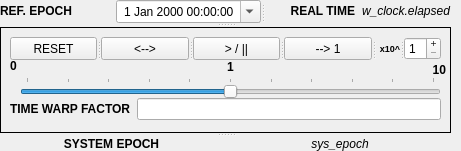
   <widget class="QWidget" name="wid_TimeWarpCtrl" native="true">
    <property name="geometry">
     <rect>
      <x>0</x>
      <y>380</y>
      <width>461</width>
      <height>151</height>
     </rect>
    </property>
    <property name="sizePolicy">
     <sizepolicy hsizetype="Maximum" vsizetype="Preferred">
      <horstretch>1</horstretch>
      <verstretch>0</verstretch>
     </sizepolicy>
    </property>
    <widget class="QSplitter" name="spl_time_warp">
     <property name="geometry">
      <rect>
       <x>0</x>
       <y>0</y>
       <width>451</width>
       <height>151</height>
      </rect>
     </property>
     <property name="orientation">
      <enum>Qt::Vertical</enum>
     </property>
     <widget class="QSplitter" name="spl_epochs">
      <property name="orientation">
       <enum>Qt::Horizontal</enum>
      </property>
      <widget class="QWidget" name="layoutWidget_4">
       <layout class="QHBoxLayout" name="hlo_ref_epoch">
        <item>
         <widget class="QLabel" name="lf_ref_epoch">
          <property name="text">
           <string>&lt;html&gt;&lt;head/&gt;&lt;body&gt;&lt;p&gt;&lt;span style=&quot; font-weight:600;&quot;&gt;REF. EPOCH&lt;/span&gt;&lt;/p&gt;&lt;/body&gt;&lt;/html&gt;</string>
          </property>
          <property name="alignment">
           <set>Qt::AlignLeading|Qt::AlignLeft|Qt::AlignVCenter</set>
          </property>
          <property name="buddy">
           <cstring>tw_ref_epoch</cstring>
          </property>
         </widget>
        </item>
        <item>
         <widget class="QDateTimeEdit" name="tw_ref_epoch">
          <property name="alignment">
           <set>Qt::AlignCenter</set>
          </property>
          <property name="calendarPopup">
           <bool>true</bool>
          </property>
          <property name="timeSpec">
           <enum>Qt::UTC</enum>
          </property>
         </widget>
        </item>
       </layout>
      </widget>
      <widget class="QWidget" name="layoutWidget_5">
       <layout class="QHBoxLayout" name="hlo_elapsed">
        <item>
         <widget class="QLabel" name="lf_elapsed">
          <property name="text">
           <string>&lt;html&gt;&lt;head/&gt;&lt;body&gt;&lt;p align=&quot;right&quot;&gt;&lt;span style=&quot; font-weight:600;&quot;&gt;REAL TIME&lt;/span&gt;&lt;/p&gt;&lt;/body&gt;&lt;/html&gt;</string>
          </property>
          <property name="alignment">
           <set>Qt::AlignLeading|Qt::AlignLeft|Qt::AlignVCenter</set>
          </property>
         </widget>
        </item>
        <item>
         <widget class="QLabel" name="tw_elapsed">
          <property name="text">
           <string>&lt;html&gt;&lt;head/&gt;&lt;body&gt;&lt;p&gt;&lt;span style=&quot; font-style:italic;&quot;&gt;w_clock.elapsed&lt;/span&gt;&lt;/p&gt;&lt;/body&gt;&lt;/html&gt;</string>
          </property>
          <property name="alignment">
           <set>Qt::AlignCenter</set>
          </property>
         </widget>
        </item>
       </layout>
      </widget>
     </widget>
     <widget class="QFrame" name="fra_time_warp">
      <property name="sizePolicy">
       <sizepolicy hsizetype="Expanding" vsizetype="Preferred">
        <horstretch>0</horstretch>
        <verstretch>1</verstretch>
       </sizepolicy>
      </property>
      <property name="frameShape">
       <enum>QFrame::Box</enum>
      </property>
      <property name="frameShadow">
       <enum>QFrame::Plain</enum>
      </property>
      <widget class="QSlider" name="tw_mant">
       <property name="geometry">
        <rect>
         <x>20</x>
         <y>50</y>
         <width>421</width>
         <height>21</height>
        </rect>
       </property>
       <property name="sizePolicy">
        <sizepolicy hsizetype="MinimumExpanding" vsizetype="Fixed">
         <horstretch>0</horstretch>
         <verstretch>0</verstretch>
        </sizepolicy>
       </property>
       <property name="minimum">
        <number>-100</number>
       </property>
       <property name="maximum">
        <number>100</number>
       </property>
       <property name="value">
        <number>0</number>
       </property>
       <property name="tracking">
        <bool>true</bool>
       </property>
       <property name="orientation">
        <enum>Qt::Horizontal</enum>
       </property>
       <property name="invertedAppearance">
        <bool>false</bool>
       </property>
       <property name="invertedControls">
        <bool>true</bool>
       </property>
       <property name="tickPosition">
        <enum>QSlider::TicksAbove</enum>
       </property>
       <property name="tickInterval">
        <number>20</number>
       </property>
      </widget>
      <widget class="QLabel" name="lv_tw_mid">
       <property name="geometry">
        <rect>
         <x>220</x>
         <y>30</y>
         <width>21</width>
         <height>20</height>
        </rect>
       </property>
       <property name="text">
        <string>&lt;html&gt;&lt;head/&gt;&lt;body&gt;&lt;p&gt;&lt;span style=&quot; font-weight:600;&quot;&gt;1&lt;/span&gt;&lt;/p&gt;&lt;/body&gt;&lt;/html&gt;</string>
       </property>
       <property name="alignment">
        <set>Qt::AlignCenter</set>
       </property>
      </widget>
      <widget class="QLabel" name="lv_tw_min">
       <property name="geometry">
        <rect>
         <x>10</x>
         <y>30</y>
         <width>16</width>
         <height>16</height>
        </rect>
       </property>
       <property name="text">
        <string>&lt;html&gt;&lt;head/&gt;&lt;body&gt;&lt;p&gt;&lt;span style=&quot; font-weight:600;&quot;&gt;0&lt;/span&gt;&lt;/p&gt;&lt;/body&gt;&lt;/html&gt;</string>
       </property>
       <property name="alignment">
        <set>Qt::AlignBottom|Qt::AlignLeading|Qt::AlignLeft</set>
       </property>
      </widget>
      <widget class="QLabel" name="tw_max">
       <property name="geometry">
        <rect>
         <x>385</x>
         <y>30</y>
         <width>61</width>
         <height>20</height>
        </rect>
       </property>
       <property name="text">
        <string>&lt;html&gt;&lt;head/&gt;&lt;body&gt;&lt;p&gt;&lt;span style=&quot; font-weight:600;&quot;&gt;10&lt;/span&gt;&lt;/p&gt;&lt;/body&gt;&lt;/html&gt;</string>
       </property>
       <property name="alignment">
        <set>Qt::AlignBottom|Qt::AlignRight|Qt::AlignTrailing</set>
       </property>
      </widget>
      <widget class="QSplitter" name="spl_buttons">
       <property name="geometry">
        <rect>
         <x>10</x>
         <y>10</y>
         <width>431</width>
         <height>23</height>
        </rect>
       </property>
       <property name="orientation">
        <enum>Qt::Horizontal</enum>
       </property>
       <widget class="QPushButton" name="twb_stop">
        <property name="sizePolicy">
         <sizepolicy hsizetype="MinimumExpanding" vsizetype="Fixed">
          <horstretch>0</horstretch>
          <verstretch>0</verstretch>
         </sizepolicy>
        </property>
        <property name="text">
         <string>RESET</string>
        </property>
       </widget>
       <widget class="QPushButton" name="twb_reverse">
        <property name="text">
         <string>&lt;--&gt;</string>
        </property>
       </widget>
       <widget class="QPushButton" name="twb_play_pause">
        <property name="text">
         <string>&gt; / ||</string>
        </property>
       </widget>
       <widget class="QPushButton" name="twb_realtime">
        <property name="text">
         <string>--&gt; 1</string>
        </property>
       </widget>
       <widget class="QLabel" name="lf_exp">
        <property name="text">
         <string>&lt;html&gt;&lt;head/&gt;&lt;body&gt;&lt;p&gt;&lt;span style=&quot; font-size:7pt; font-weight:600;&quot;&gt;x10^&lt;/span&gt;&lt;/p&gt;&lt;/body&gt;&lt;/html&gt;</string>
        </property>
        <property name="alignment">
         <set>Qt::AlignRight|Qt::AlignTrailing|Qt::AlignVCenter</set>
        </property>
        <property name="buddy">
         <cstring>twarp_exp</cstring>
        </property>
       </widget>
       <widget class="QSpinBox" name="twarp_exp">
        <property name="buttonSymbols">
         <enum>QAbstractSpinBox::PlusMinus</enum>
        </property>
        <property name="minimum">
         <number>1</number>
        </property>
        <property name="maximum">
         <number>6</number>
        </property>
       </widget>
      </widget>
      <widget class="QWidget" name="layoutWidget">
       <property name="geometry">
        <rect>
         <x>10</x>
         <y>70</y>
         <width>431</width>
         <height>25</height>
        </rect>
       </property>
       <layout class="QHBoxLayout" name="horizontalLayout_8">
        <item>
         <widget class="QLabel" name="lf_time_warp">
          <property name="text">
           <string>&lt;html&gt;&lt;head/&gt;&lt;body&gt;&lt;p&gt;&lt;span style=&quot; font-weight:600;&quot;&gt;TIME WARP FACTOR&lt;/span&gt;&lt;/p&gt;&lt;/body&gt;&lt;/html&gt;</string>
          </property>
          <property name="buddy">
           <cstring>twarp_val</cstring>
          </property>
         </widget>
        </item>
        <item>
         <widget class="QLineEdit" name="twarp_val">
          <property name="alignment">
           <set>Qt::AlignCenter</set>
          </property>
         </widget>
        </item>
       </layout>
      </widget>
     </widget>
     <widget class="QWidget" name="layoutWidget_6">
      <layout class="QHBoxLayout" name="hlo_sys_epoch">
       <item>
        <widget class="QLabel" name="lf_sys_epoch">
         <property name="text">
          <string>&lt;html&gt;&lt;head/&gt;&lt;body&gt;&lt;p&gt;&lt;span style=&quot; font-size:9pt; font-weight:600;&quot;&gt;SYSTEM EPOCH&lt;/span&gt;&lt;/p&gt;&lt;/body&gt;&lt;/html&gt;</string>
         </property>
         <property name="textFormat">
          <enum>Qt::AutoText</enum>
         </property>
         <property name="alignment">
          <set>Qt::AlignCenter</set>
         </property>
        </widget>
       </item>
       <item>
        <widget class="QLabel" name="tw_sys_epoch">
         <property name="text">
          <string>&lt;html&gt;&lt;head/&gt;&lt;body&gt;&lt;p&gt;&lt;span style=&quot; font-style:italic;&quot;&gt;sys_epoch&lt;/span&gt;&lt;/p&gt;&lt;/body&gt;&lt;/html&gt;</string>
         </property>
         <property name="alignment">
          <set>Qt::AlignCenter</set>
         </property>
        </widget>
       </item>
      </layout>
     </widget>
    </widget>
   </widget>
